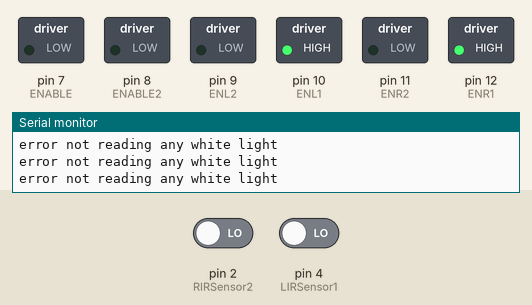
A sketch run on a simulated Arduino Uno, built with avr-gcc and run on an emulated ATmega328P. Parts: switched loads named in the sketch (green lamp = pin HIGH), the last lines printed to the serial monitor. The inputs (shaded band) are chosen by the test bench; at power-on: pin 2 (RIRSensor2) LOW, pin 4 (LIRSensor1) LOW.

Above: at 2.8 s.
2.9 s: pin 2 (RIRSensor2) driven HIGH
At 4.2 s:
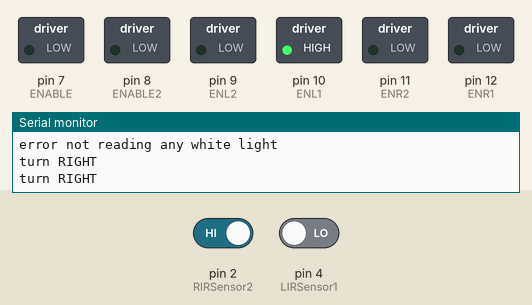
4.5 s: pin 4 (LIRSensor1) driven HIGH
At 5.9 s:
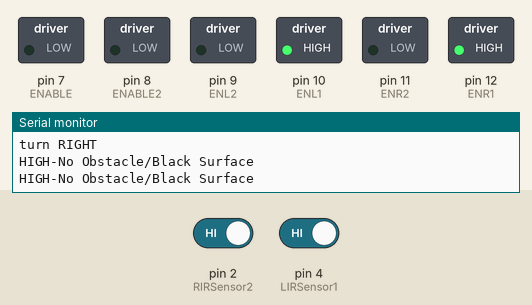
7.5 s: pin 2 (RIRSensor2) driven LOW
At 9.2 s:
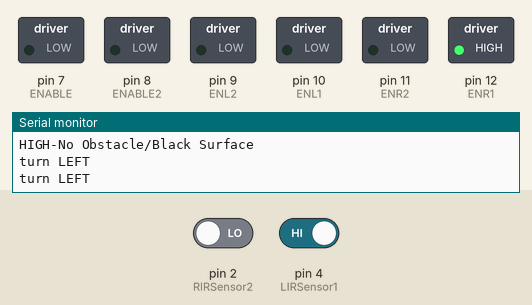
9.5 s: pin 4 (LIRSensor1) driven LOW
At 10.9 s:
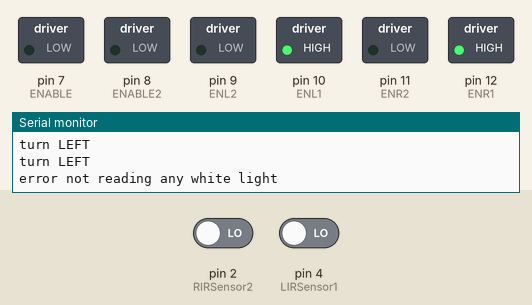
Timing chart, 0 to 12.5 s (numbered marks = the images above; inputs shaded):
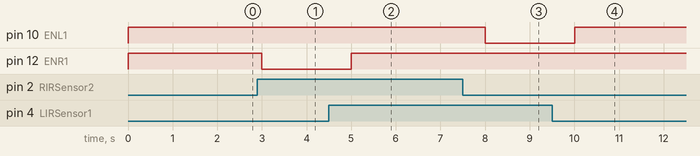

Measured:
- after the input at 2.9 s, pin 12 (ENR1): HIGH → LOW after 0.10 s
- after the input at 4.5 s, pin 12 (ENR1): LOW → HIGH after 0.50 s
- after the input at 7.5 s, pin 10 (ENL1): HIGH → LOW after 0.50 s
- after the input at 9.5 s, pin 10 (ENL1): LOW → HIGH after 0.50 s

The sketch:

car1.2.ino
```cpp
int LIRSensor1 = 4; // connect ir sensor 1 left side
int RIRSensor2 = 2; // connect ir sensor 2 right side
const int ENABLE = 7; //enable
const int ENABLE2 = 8; //enable
const int ENR1 = 12; //Engine right 1
const int ENR2 = 11; //Engine right 2
const int ENL1 = 10; //Engine left 1
const int ENL2 = 9; //Engine left2

void setup()
{
  //IR sensor
  pinMode (LIRSensor1, INPUT); // sensor pin INPUT
  pinMode (RIRSensor2, INPUT); // sensor pin INPUT
  Serial.begin(9600); // open the serial port at 9600 bps:

   //wheels
  pinMode(ENABLE, OUTPUT);
  pinMode(ENABLE2, OUTPUT);
  //wheels right
  pinMode(ENR2, OUTPUT);
  pinMode(ENR1, OUTPUT);
  //wheels left
  pinMode(ENL2, OUTPUT);
  pinMode(ENL1, OUTPUT);

}

void loop()
{

  //IR sensor
  int statusSensor1 = digitalRead (LIRSensor1);
  int statusSensor2 = digitalRead (RIRSensor2);
  analogWrite(ENABLE, 100); //0-255
  analogWrite(ENABLE2, 100);
  //digitalWrite(ENABLE, HIGH);
  //digitalWrite(ENABLE2, HIGH);

  if (statusSensor1 == 1 && statusSensor2 == 1){
    Serial.print("HIGH-No Obstacle/Black Surface\n");
    Serial.print("HIGH-No Obstacle/Black Surface\n");

    digitalWrite(ENR1, HIGH);
    digitalWrite(ENR2, LOW);
    digitalWrite(ENL1, HIGH);
    digitalWrite(ENL2, LOW);
  }else if (statusSensor1 == 1 && statusSensor2 == 0){
    Serial.print("turn LEFT\n");
    digitalWrite(ENR1, HIGH);
    digitalWrite(ENR2, LOW);
    digitalWrite(ENL1, LOW);
    digitalWrite(ENL2, LOW);

  }else if(statusSensor1 == 0 && statusSensor2 == 1){
    Serial.print("turn RIGHT\n");
    digitalWrite(ENR1, LOW);
    digitalWrite(ENR2, LOW);
    digitalWrite(ENL1, HIGH);
    digitalWrite(ENL2, LOW);

  } else if (statusSensor1 == 0 && statusSensor2 == 0){
    Serial.print("error not reading any white light\n");
    digitalWrite(ENR1, HIGH);
    digitalWrite(ENR2, LOW);
    digitalWrite(ENL1, HIGH);
    digitalWrite(ENL2, LOW);
  } else {
    Serial.print("something is wring\n");
    digitalWrite(ENR1, LOW);
    digitalWrite(ENR2, LOW);
    digitalWrite(ENL1, LOW);
    digitalWrite(ENL2, LOW);
  }
  delay(1000);
}
```
